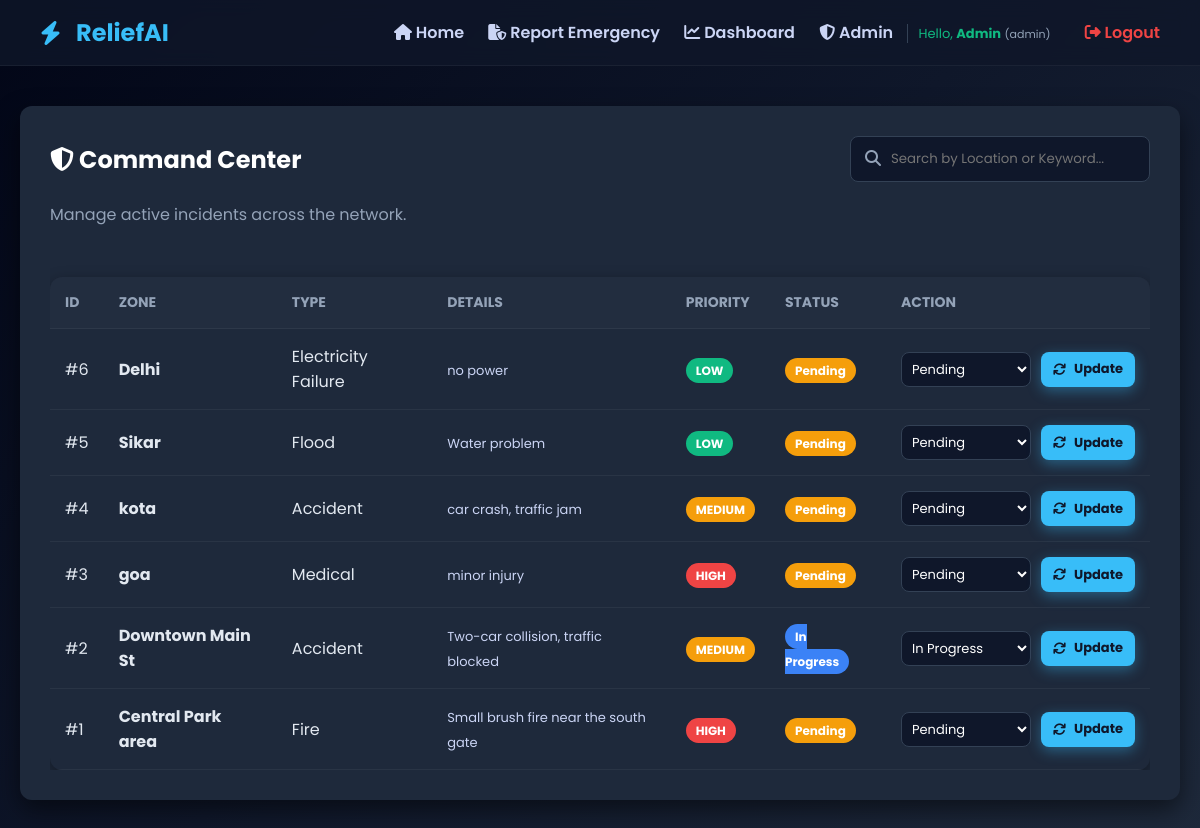
The page /admin (signed in) on the database its author committed.
### tables this page shows
CREATE TABLE reports (
                id INTEGER PRIMARY KEY AUTOINCREMENT,
                location TEXT NOT NULL,
                problem TEXT NOT NULL,
                description TEXT NOT NULL,
                priority TEXT NOT NULL,
                ai_insight TEXT,
                lat REAL,
                lng REAL,
                status TEXT DEFAULT 'Pending'
            , created_at TEXT);

### app.py (the view)
@app.route('/admin')
def admin():
    if session.get('role') != 'admin':
        flash("Unauthorized Target. You must login with administrator credentials.", "error")
        return redirect(url_for('login'))
    with get_db() as conn:
        c = conn.cursor()
        c.execute("SELECT id, location, problem, description, priority, ai_insight, status, created_at FROM reports ORDER BY id DESC")
        reports = [{"id": r['id'], "location": r['location'] or 'Unknown', "problem": (r['problem'] or 'Unknown').title(), "description": r['description'] or '', "priority": r['priority'] or 'LOW', "ai_insight": r['ai_insight'], "status": r['status'] or 'Pending', "created_at": r['created_at'] or 'Legacy Data'} for r in c.fetchall()]
    return render_template('admin.html', reports=reports)

### app.py (called while the page is built)
@contextlib.contextmanager
def get_db():
    conn = sqlite3.connect('database.db', timeout=10) # 10 seconds timeout
    conn.row_factory = sqlite3.Row
    try:
        yield conn
    finally:
        conn.close()

### templates/admin.html (shortened to what this page needs)
<!DOCTYPE html>
<html>
<head>
    <link rel="stylesheet" href="https://cdnjs.cloudflare.com/ajax/libs/font-awesome/6.4.0/css/all.min.css">
    <link rel="stylesheet" href="{{ url_for('static', filename='style.css') }}">
</head>
<body>
<nav class="navbar">
    <a href="/" class="logo"><i class="fa-solid fa-bolt" style="color:#38bdf8; margin-right:5px;"></i> ReliefAI</a>
    <div class="nav-links">
        <a href="/"><i class="fa-solid fa-house"></i> Home</a>
        {% if session.get('user_id') %}
            <a href="/report"><i class="fa-solid fa-file-shield"></i> Report Emergency</a>
            {% if session.get('role') == 'admin' %}
                <a href="/dashboard"><i class="fa-solid fa-chart-line"></i> Dashboard</a>
                <a href="/admin"><i class="fa-solid fa-shield-halved"></i> Admin</a>
            {% endif %}
            <span style="color: #10b981; font-size: 13px; margin: 0 10px; border-left: 1px solid #334155; padding-left: 10px;">Hello, <b>{{ (session.get('user') or 'User').title() }}</b> <span style="color:#94a3b8; font-size:11px;">({{ session.get('role', 'user') }})</span></span>
            <a href="/logout" style="color: #ef4444;"><i class="fa-solid fa-right-from-bracket"></i> Logout</a>
        {% else %}
            <a href="/login"><i class="fa-solid fa-right-to-bracket"></i> Login</a>
            <a href="/register"><i class="fa-solid fa-user-plus"></i> Register</a>
        {% endif %}
    </div>
</nav>
<div class="container">
    <div class="card-container">
        <div style="display: flex; justify-content: space-between; align-items: center; margin-bottom: 20px; flex-wrap: wrap; gap: 15px;">
            <h2 style="margin:0;"><i class="fa-solid fa-shield-halved"></i> Command Center</h2>
            <div style="position: relative; width: 300px;">
                <i class="fa-solid fa-magnifying-glass" style="position: absolute; left: 15px; top: 14px; color: #94a3b8;"></i>
                <input type="text" id="searchInput" onkeyup="searchTable()" placeholder="Search by Location or Keyword..." style="padding-left: 40px; margin: 0;">
            </div>
        </div>
        <p style="color: #94a3b8; margin-bottom: 30px;">Manage active incidents across the network.</p>
        <div style="overflow-x:auto;">
            <table id="adminTable">
                <tr>
                    <th>ID</th>
                    <th>Zone</th>
                    <th>Type</th>
                    <th>Details</th>
                    <th>Priority</th>
                    <th>Status</th>
                    <th>Action</th>
                </tr>
                {% for r in reports %}
                <tr class="data-row">
                    <td>#{{ r.id }}</td>
                    <td class="search-col"><b>{{ r.location }}</b></td>
                    <td class="search-col">{{ r.problem }}</td>
                    <td class="search-col"><span style="font-size: 13px; color: #cbd5f5;">{{ r.description }}</span></td>
                    <td><span class="badge priority-{{ r.priority }}">{{ r.priority }}</span></td>
                    <td><span class="badge status-{{ r.status.replace(' ', '') }}">{{ r.status }}</span></td>
                    <td>
                        <form action="/update_status/{{ r.id }}" method="POST" style="display:flex; gap: 10px;" onsubmit="document.getElementById('global-loader').style.display='flex';">
                            <select name="status" style="padding: 6px; width: 130px; font-size: 13px;">
                                <option value="Pending" {% if r.status == 'Pending' %}selected{% endif %}>Pending</option>
                                <option value="In Progress" {% if r.status == 'In Progress' %}selected{% endif %}>In Progress</option>
                            </select>
                            <button type="submit" class="btn btn-primary" style="padding: 6px 12px; font-size: 13px;">
                                <i class="fa-solid fa-arrows-rotate"></i> Update
                            </button>
                        </form>
                    </td>
                </tr>
                {% else %}
                <tr><td colspan="7" style="text-align:center; color:#cbd5f5;">No incidents exist in database.</td></tr>
                {% endfor %}
            </table>
        </div>
    </div>
</div>
</body>
</html>

### static/style.css (style rules this page uses)
* { margin: 0; padding: 0; box-sizing: border-box; font-family: 'Poppins', sans-serif; }
body { background: linear-gradient(135deg, #020617, #0f172a, #1e293b); color: #e2e8f0; min-height: 100vh; }
.navbar { display: flex; justify-content: space-between; align-items: center; padding: 15px 40px; background: rgba(15, 23, 42, 0.8); backdrop-filter: blur(10px); border-bottom: 1px solid rgba(255,255,255,0.05); position: sticky; top: 0; z-index: 1000; }
.logo { font-size: 24px; font-weight: 700; color: #38bdf8; text-decoration: none; display: flex; align-items: center; gap: 10px; }
.nav-links a { color: #cbd5f5; text-decoration: none; margin-left: 20px; font-weight: 600; transition: 0.3s; }
h1, h2, h3 { color: #ffffff; }
.container { width: 100%; max-width: 1200px; margin: 40px auto; padding: 0 20px; }
.card-container { background: #1e293b; padding: 30px; border-radius: 12px; box-shadow: 0 10px 25px rgba(0,0,0,0.5); }
table { width: 100%; margin-top: 20px; border-collapse: collapse; background: #1e293b; border-radius: 12px; overflow: hidden; box-shadow: 0 5px 15px rgba(0,0,0,0.4); }
th, td { padding: 15px; text-align: left; border-bottom: 1px solid rgba(255,255,255,0.05); }
th { background: rgba(255,255,255,0.02); color: #94a3b8; text-transform: uppercase; font-size: 14px; }
.badge { padding: 4px 10px; border-radius: 20px; font-size: 12px; font-weight: bold; color: white; }
.priority-HIGH { background: #ef4444; }
.priority-MEDIUM { background: #f59e0b; }
.priority-LOW { background: #10b981; }
.status-Pending { background: #f59e0b; }
.status-InProgress { background: #3b82f6; }
input, select { width: 100%; padding: 12px; border-radius: 8px; border: 1px solid #334155; background: #0f172a; color: white; font-family: inherit; }
.btn-primary { background: #38bdf8; color: #0f172a; box-shadow: 0 4px 14px 0 rgba(56, 189, 248, 0.39); }
.btn { display: inline-flex; align-items: center; justify-content: center; gap: 8px; padding: 12px 24px; border-radius: 8px; font-weight: bold; text-align: center; border: none; cursor: pointer; transition: all 0.3s cubic-bezier(.25,.8,.25,1); text-decoration: none; font-family: inherit; }

### rows shown on the page
reports: id "6", location "Delhi", problem "Electricity Failure", description "no power", priority "LOW", status "Pending"
reports: id "5", location "Sikar", problem "Flood", description "Water problem", priority "LOW", status "Pending"
reports: id "4", location "kota", problem "Accident", description "car crash, traffic jam", priority "MEDIUM", status "Pending"
reports: id "3", location "goa", problem "Medical", description "minor injury", priority "HIGH", status "Pending"
reports: id "2", location "Downtown Main St", problem "Accident", description "Two-car collision, traffic blocked", priority "MEDIUM", status "In Progress"
reports: id "1", location "Central Park area", problem "Fire", description "Small brush fire near the south gate", priority "HIGH", status "Pending"

### other values the page prints
{{ (session.get('user') or 'User').title() }} "Admin"
{{ session.get('role', 'user') }} "admin"
